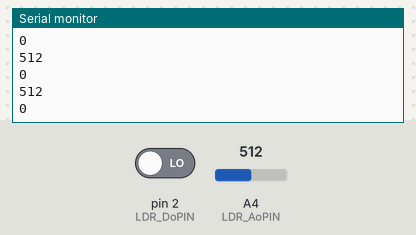
This sketch was run on a simulated Arduino Uno, built with avr-gcc and run on an emulated ATmega328P. Parts: the last lines printed to the serial monitor. The inputs (shaded band) are chosen by the test bench; at power-on: A4 (LDR_AoPIN) = 512, pin 2 (LDR_DoPIN) LOW.

Above: at 1.2 s.
1.3 s: A4 (LDR_AoPIN) set to 716
At 1.31 s:
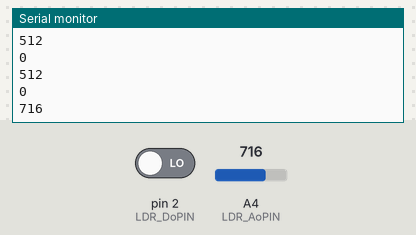
2.8 s: pin 2 (LDR_DoPIN) driven HIGH
At 2.82 s:
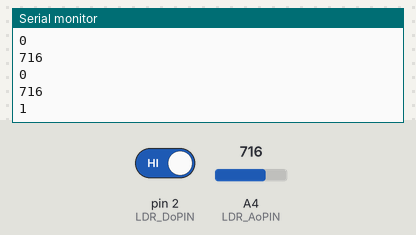
4.3 s: A4 (LDR_AoPIN) set to 900
At 4.32 s:
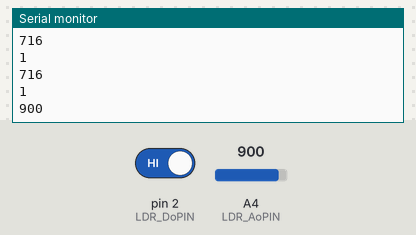
Timing chart, 0 to 7.3 s (numbered marks = the images above; inputs shaded):
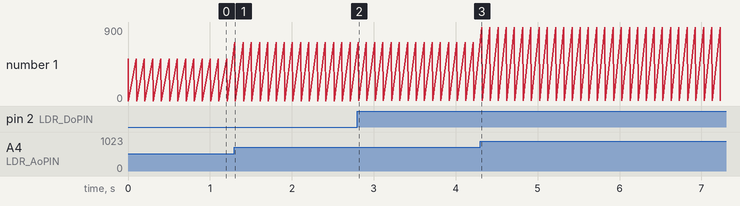

The sketch:

LightDetect.ino
```cpp
#define LDR_AoPIN   4
#define LDR_DoPIN   2

void setup() {
Serial.begin(9600);
pinMode(LDR_AoPIN, INPUT);
pinMode(LDR_DoPIN, INPUT);
}

void loop() {
int AnalogValue = analogRead(LDR_AoPIN);
Serial.println(AnalogValue);

int DigitalValue = digitalRead(LDR_DoPIN);
Serial.println(DigitalValue);

delay(100);
}
```

Measured:
- after the input at 1.3 s, the serial monitor: prints a new line at once (image 1)
- after the input at 2.8 s, the serial monitor: prints a new line at once (image 2)
- after the input at 4.3 s, the serial monitor: prints a new line at once (image 3)
- plotted number 1: 0 → 1 after the input at 2.8 s
